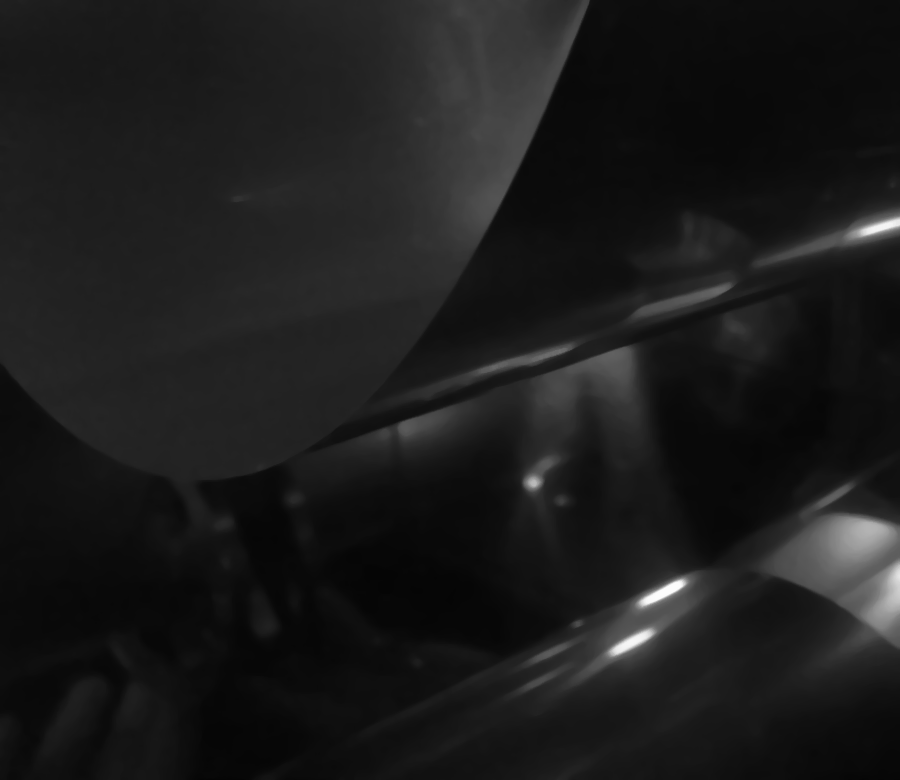
//> input picture Image/lab/blur1_lab.png, 900 x 780 px
$ ./DLIP_Tutorial_ThresholdMorph_trackbar   (built with g++ and OpenCV 4)
//> lines starting //> are read from the running program, lines starting //| are printed output that depends on the picture; after the words box and inside, x2 and y2 are one past the last pixel; in counts of white or black regions, pixels touching at a corner belong together
/*------------------------------------------------------/
* Image Proccessing with Deep Learning
* OpenCV : Threshold using Trackbar Demo
* Created: 2021-Spring
------------------------------------------------------*/

#include <iostream>
#include <opencv2/opencv.hpp>
#include <fstream>

using namespace std;
using namespace cv;

// Global variables for Threshold
int normal = 0;
int threshold_value = 0;
int threshold_type = 0;
int morphology_type = 0;
int morphology_type2 = 0;

int filter_type = 0;

int const max_normalize = 1;
int const max_value = 255;
int const max_th = 8;
int const max_mo = 4;
int const max_BINARY_value = 255;
int const max_filter = 2;

// Global variables for Morphology

Mat origin, src, src_gray, dst, dst_morph, dst_morph2;
Mat dst_filtered, temp;
Mat dst_normalized;

// Trackbar strings

String window_name = "Threshold & Morphology Demo";
String Normalize = "Normalize:";
String trackbar_type = "Thresh Type:";
String trackbar_value = "Thresh Value:";
String trackbar_morph = "Morph Type :";
String trackbar_morph2 = "Morph Type2 :";
String Filter_type = "Filter Type :";


// Function headers
void Threshold_Demo(int, void*);
void Morphology_Demo(int, void*);
void Morphology_Demo2(int, void*);

void Filter_Demo(int, void*);
void plotHist(Mat src, string plotname, int width, int height);
void contour(Mat& src, Mat dst);
Mat resizing(Mat src, int x_size, int y_size);
void Normalize_Demo(int, void*);


int main()
{
    // Load an image
    src = imread("C:\\Users\\hilla\\source\\repos\\DLIP_GH\\Image\\lab\\blur1_lab.png", IMREAD_COLOR);
//> src is the input picture: 780 rows x 900 cols, CV_8UC3; min 5, max 252, mean 27.4

    // Make a copy of the original image to work with
    origin = src.clone(); // 여기에서 원본 이미지의 복사본을 만듭니다.

    // Convert the image to Gray
    cvtColor(src, src_gray, COLOR_BGR2GRAY);


    // Create a window to display the results
    namedWindow(window_name, WINDOW_NORMAL);

    // Create trackbar to choose type of threshold
    createTrackbar(trackbar_type, window_name, &threshold_type, max_th, Threshold_Demo);
    createTrackbar(trackbar_value, window_name, &threshold_value, max_value, Threshold_Demo);
    createTrackbar(trackbar_morph, window_name, &morphology_type, max_mo, Morphology_Demo);
    createTrackbar(trackbar_morph2, window_name, &morphology_type2, max_mo, Morphology_Demo2);
    createTrackbar(Filter_type, window_name, &filter_type, max_filter, Filter_Demo);


    // Call the function to initialize
    Threshold_Demo(0, 0);
    Morphology_Demo(0, 0);
    Morphology_Demo2(0, 0);
    Filter_Demo(0, 0);


    // Wait until user finishes program
    while (true) {
        // Refresh src image from the original before processing
        src = origin.clone(); // 여기에서 원본 이미지로부터 src 이미지를 갱신합니다.

        int c = waitKey(20);
        if (c == 27) // ESC 키를 누르면 종료
            break;
    }
}
// [12 lines left out: function Normalize_Demo, not called in this run]


void Threshold_Demo(int, void*)	// default form of callback function for trackbar
{
    /*
    * 0: Binary
    * 1: Threshold Truncated
    * 2: Threshold to Zero
    * 3: Threshold to Zero Inverted
    * 8: Threshold OTSU
    */

    threshold(src_gray, dst, threshold_value, max_BINARY_value, threshold_type);
//> dst: 780 rows x 900 cols, CV_8UC1; every value is 255
    // imshow(window_name, dst);
    contour(src, dst);
//> in contour, `findContours(dst, contours, hierarchy, RETR_CCOMP, CHAIN_APPROX_SIMPLE);`: contours = 1 contour; box (x1, y1, x2, y2) and area: (0, 0, 900, 780) 700321
//> the loop in contour, `for(int i = 0; i < contours.size(); i++)` made 1 pass
//> after the loop in contour, `for(int i = 0; i < contours.size(); i++)`:
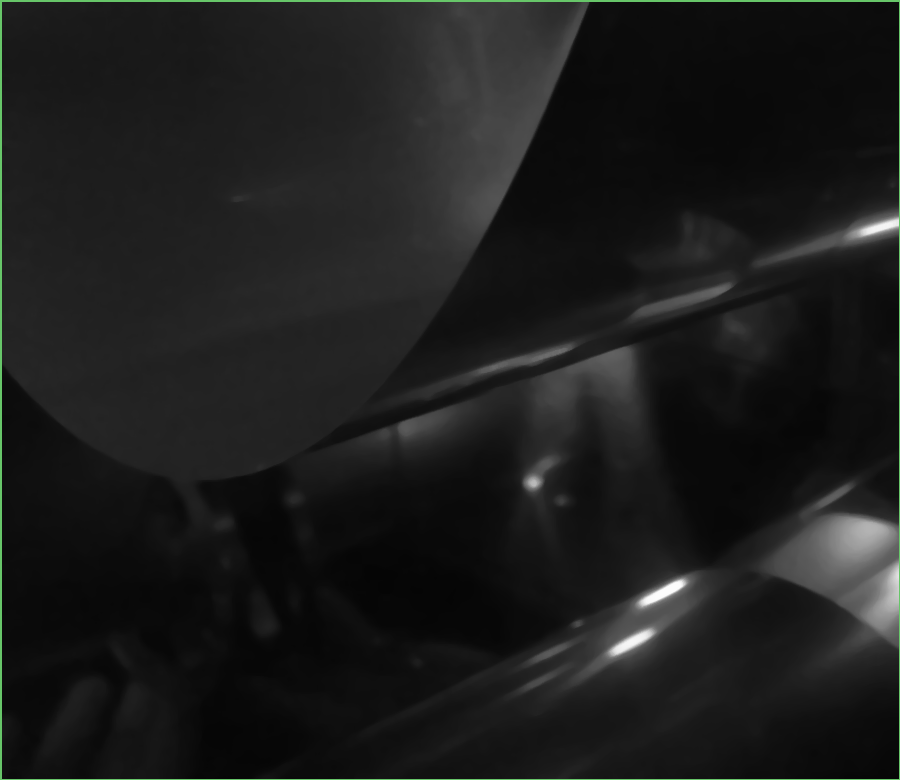
//> src: 780 rows x 900 cols, CV_8UC3; 0.72% of pixels changed, all inside (x1, y1, x2, y2) = (0, 0, 900, 780)
    plotHist(dst,"Histogram", 500, 500);
    imshow("Contours on Original", resizing(src, 750, 750));
    imshow("", resizing(dst, 750, 750));
}

void Morphology_Demo(int, void*)  // default form of callback function for trackbar
{
    int element_shape = MORPH_RECT;		// MORPH_RECT, MORPH_ELIPSE, MORPH_CROSS
    int n = 3;
    Mat element = getStructuringElement(element_shape, Size(n, n));
    /*
    * 0: None
    * 1: Erode
    * 2: Dilate
    * 3: Close
    * 4: Open
    */

    switch (morphology_type) {
        case 0: dst.copyTo(dst_morph);	break;
        case 1: erode(dst, dst_morph, element); break;
        case 2: dilate(dst, dst_morph, element); break;
        case 3: morphologyEx(dst, dst_morph, MORPH_OPEN, element); break;
        case 4: morphologyEx(dst, dst_morph, MORPH_CLOSE, element); break;
    }
    // imshow(window_name, dst_morph);
    contour(src, dst_morph);
    plotHist(dst_morph,"Histogram", 500, 500);
    imshow("Contours on Original", resizing(src, 750, 750));
    imshow("", resizing(dst_morph, 750, 750));
}
void Morphology_Demo2(int, void*)  // default form of callback function for trackbar
{
    int element_shape = MORPH_RECT;		// MORPH_RECT, MORPH_ELIPSE, MORPH_CROSS
    int n = 3;
    Mat element = getStructuringElement(element_shape, Size(n, n));
    /*
    * 0: None
    * 1: Erode
    * 2: Dilate
    * 3: Close
    * 4: Open
    */

    switch (morphology_type2) {
        case 0: dst_morph.copyTo(dst_morph2);	break;
        case 1: erode(dst_morph, dst_morph2, element); break;
        case 2: dilate(dst_morph, dst_morph2, element); break;
        case 3: morphologyEx(dst_morph, dst_morph2, MORPH_OPEN, element); break;
        case 4: morphologyEx(dst_morph, dst_morph2, MORPH_CLOSE, element); break;
    }
    // imshow(window_name, dst_morph);
    contour(src, dst_morph2);
    plotHist(dst_morph2,"Histogram", 500, 500);
    imshow("Contours on Original", resizing(src, 750, 750));
    imshow("", resizing(dst_morph2, 750, 750));
}

void Filter_Demo(int, void*){

    int kernel_size = 9;
    int scale = 1;
    int delta = 0;
    int ddepth = CV_16S;
    int ksize = 9;

    switch(filter_type){
        case 0: dst_morph2.copyTo(dst_filtered); break;
        case 1: GaussianBlur(dst_morph2, dst_filtered, cv::Size(ksize,ksize), 0, 0); break;
        case 2: medianBlur(dst_morph2, dst_filtered, ksize); break;
        case 3:
            cv::Laplacian(dst_morph2, temp, ddepth, kernel_size, scale, delta, cv::BORDER_DEFAULT);
            dst_morph2.convertTo(dst_morph2, CV_16S);
            dst_filtered = dst_morph2 - dst;
            dst_filtered.convertTo(dst_filtered, CV_8U);
            break;
    }
    // imshow(window_name, dst_filtered);
    contour(src, dst_filtered);
    plotHist(dst_filtered,"Histogram", 500, 500);
    imshow("Contours on Original", resizing(src, 750, 750));
    imshow("", resizing(dst_filtered, 750, 750));
}

void plotHist(Mat src, string plotname, int width, int height) {
//> called with plotname = "Histogram", width = 500, height = 500
    /// Compute the histograms
    Mat hist;
    /// Establish the number of bins (for uchar Mat type)
    int histSize = 256;
    /// Set the ranges (for uchar Mat type)
    float range[] = { 0, 256 };

    const float* histRange = { range };
    calcHist(&src, 1, 0, Mat(), hist, 1, &histSize, &histRange);
//> hist = 256 values from 0 to 702000

    double min_val, max_val;
    cv::minMaxLoc(hist, &min_val, &max_val);
//> min_val = 0; max_val = 702000
    Mat hist_normed = hist * height / max_val;
//> hist_normed = 256 values from 0 to 500
    float bin_w = (float)width / histSize;
    Mat histImage(height, width, CV_8UC1, Scalar(255));
    for (int i = 0; i < histSize - 1; i++) {
        line(histImage,
             Point((int)(bin_w * i), height - cvRound(hist_normed.at<float>(i, 0))),
             Point((int)(bin_w * (i + 1)), height - cvRound(hist_normed.at<float>(i + 1, 0))),
             Scalar(0), 2, 8, 0);
    }
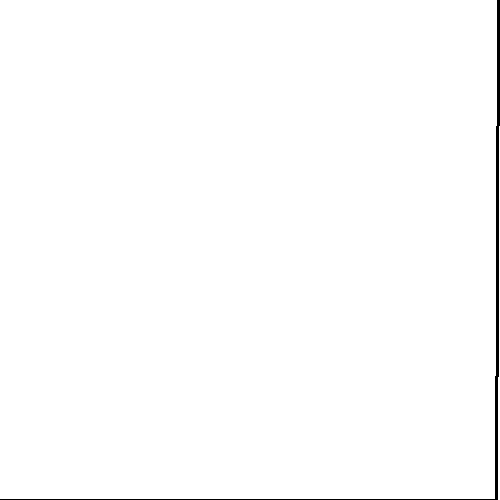
//> histImage: 500 rows x 500 cols, CV_8UC1; 99.2% white; 1 black region, box (x1, y1, x2, y2) and area: (0, 0, 500, 500) 1996

    imshow(plotname, histImage);
}
void contour(Mat& src, Mat dst){
    vector<vector<Point>> contours;
    vector<Vec4i> hierarchy;

    /// Find contours
    findContours(dst, contours, hierarchy, RETR_CCOMP, CHAIN_APPROX_SIMPLE);

    /// Convert the source image to color if it is not already
    for(int i = 0; i < contours.size(); i++)
    {
        if(contourArea(contours[i]) < 250){
            continue;
        }
        else{
            Scalar color = Scalar(rand() & 255, rand() & 255, rand() & 255); // Random color
            Rect boundRect = boundingRect(contours[i]);
            rectangle(src, boundRect.tl(), boundRect.br(), color, 2);
        }
    }
    namedWindow("Contours on Original", WINDOW_AUTOSIZE);

}
Mat resizing(Mat src, int x_size, int y_size){
//> called with x_size = 750, y_size = 750
    Mat sized;
    resize(src ,sized, Size(x_size, y_size));
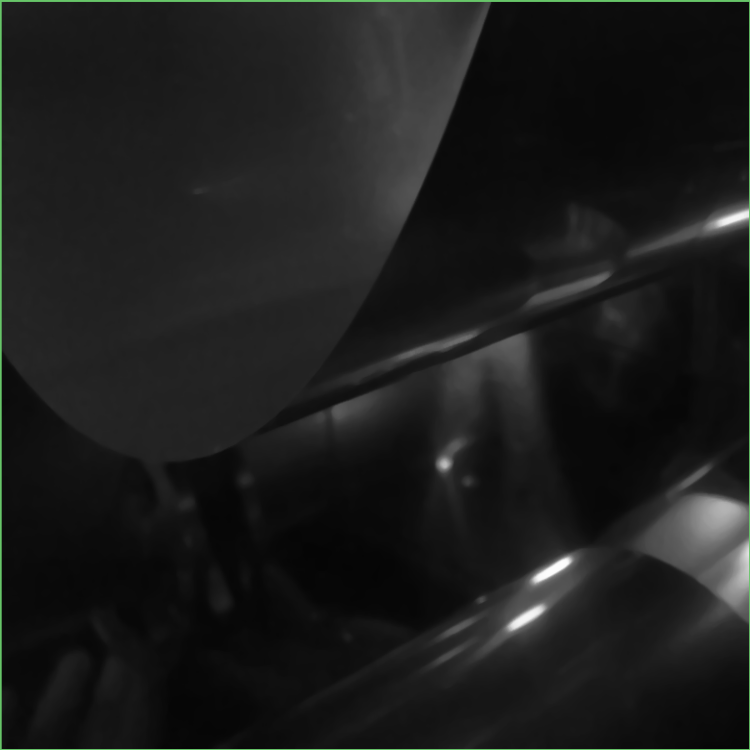
//> sized: 750 rows x 750 cols, CV_8UC3; mean B, G, R 27.9, 28.6, 27.9
//> the loop in contour (call 2), `for(int i = 0; i < contours.size(); i++)` made 1 pass
//> after the loop in contour (call 2), `for(int i = 0; i < contours.size(); i++)`:
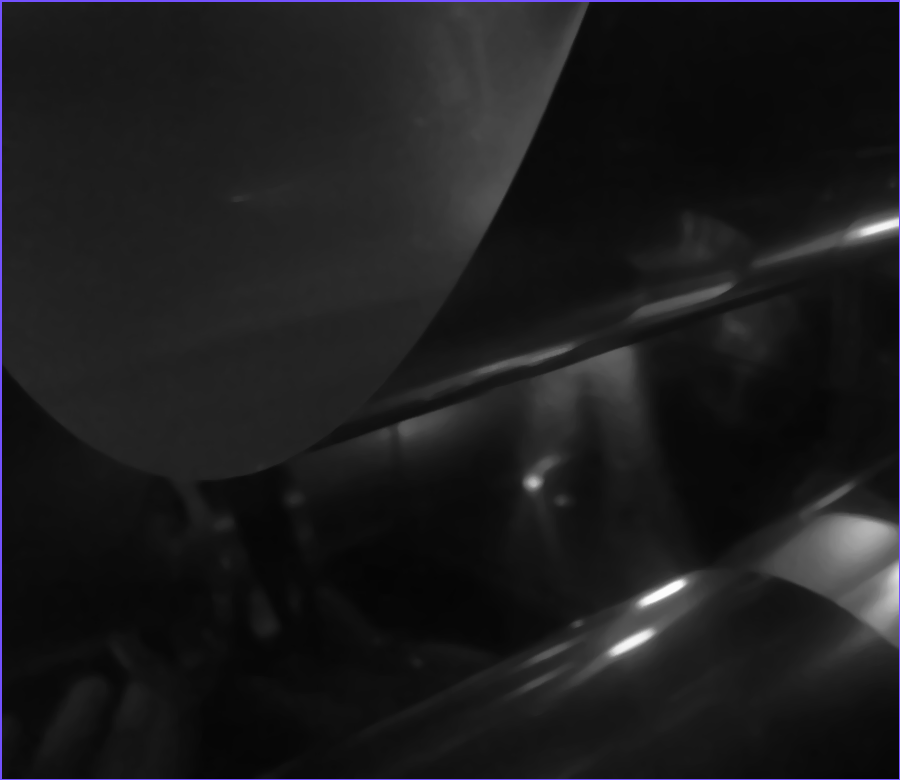
//> src: 780 rows x 900 cols, CV_8UC3; 0.72% of pixels changed, all inside (x1, y1, x2, y2) = (0, 0, 900, 780)
//> the loop in contour (call 3), `for(int i = 0; i < contours.size(); i++)` made 1 pass
//> after the loop in contour (call 3), `for(int i = 0; i < contours.size(); i++)`:
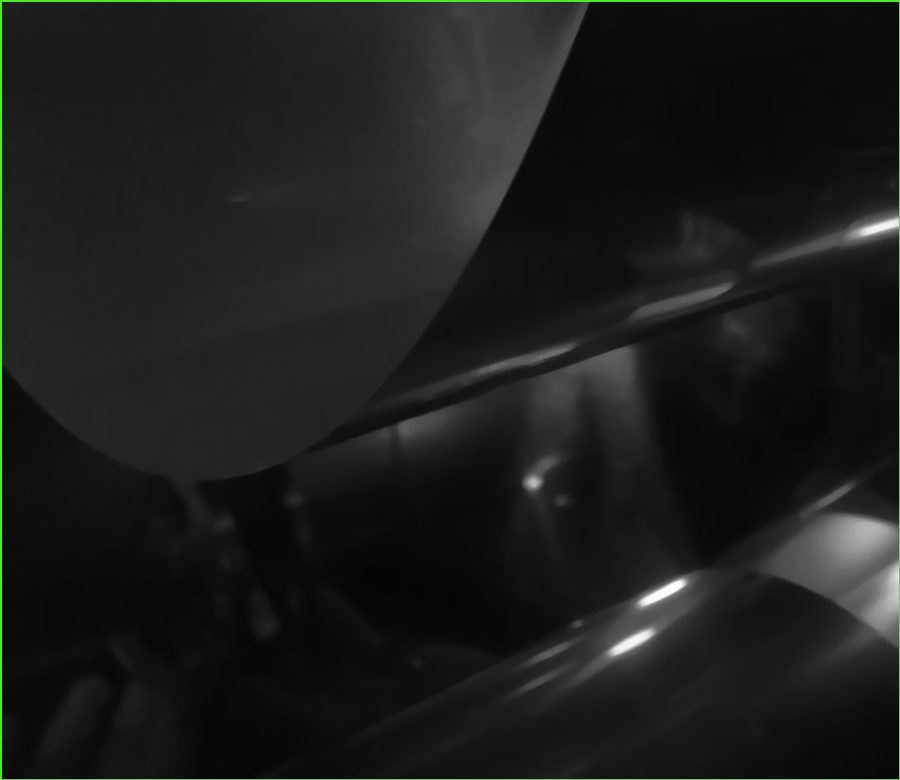
//> src: 780 rows x 900 cols, CV_8UC3; 0.72% of pixels changed, all inside (x1, y1, x2, y2) = (0, 0, 900, 780)
//> the loop in contour (call 4), `for(int i = 0; i < contours.size(); i++)` made 1 pass
//> after the loop in contour (call 4), `for(int i = 0; i < contours.size(); i++)`:
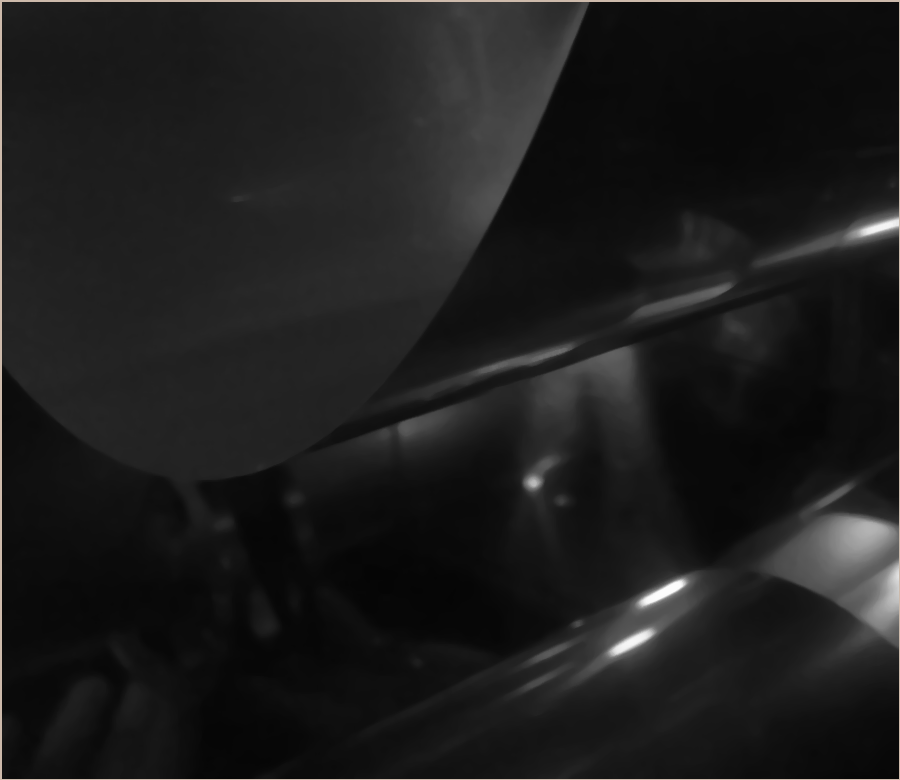
//> src: 780 rows x 900 cols, CV_8UC3; 0.72% of pixels changed, all inside (x1, y1, x2, y2) = (0, 0, 900, 780)
//> the Esc key is pressed
    return sized;
}

$ run again, with Image/lab/blur2_lab.png copied over Image/lab/blur1_lab.png
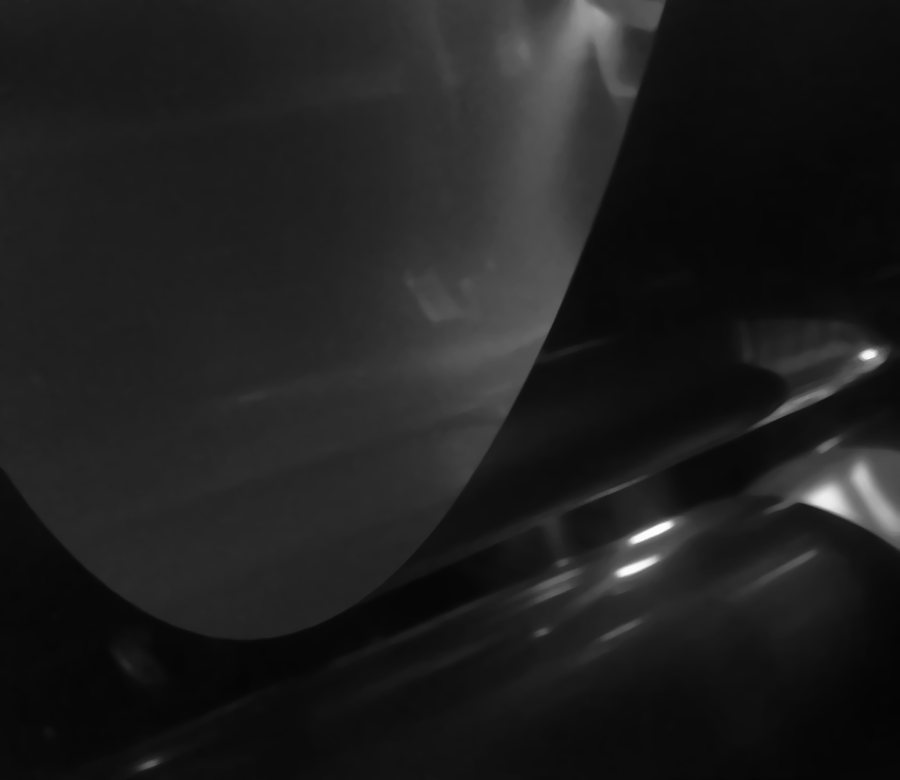
//> input picture Image/lab/blur2_lab.png, 900 x 780 px
//> src is the input picture: 780 rows x 900 cols, CV_8UC3; min 4, max 253, mean 31.1
//> dst: 780 rows x 900 cols, CV_8UC1; every value is 255
//> contours = 1 contour; box (x1, y1, x2, y2) and area: (0, 0, 900, 780) 700321
//> the loop in contour, `for(int i = 0; i < contours.size(); i++)` made 1 pass
//> hist = 256 values from 0 to 702000
//> min_val = 0; max_val = 702000
//> hist_normed = 256 values from 0 to 500
//> sized: 750 rows x 750 cols, CV_8UC1; every value is 255
//> the loop in contour (call 2), `for(int i = 0; i < contours.size(); i++)` made 1 pass
//> sized: 750 rows x 750 cols, CV_8UC3
//> the loop in contour (call 3), `for(int i = 0; i < contours.size(); i++)` made 1 pass
//> after the loop in contour (call 3), `for(int i = 0; i < contours.size(); i++)`:
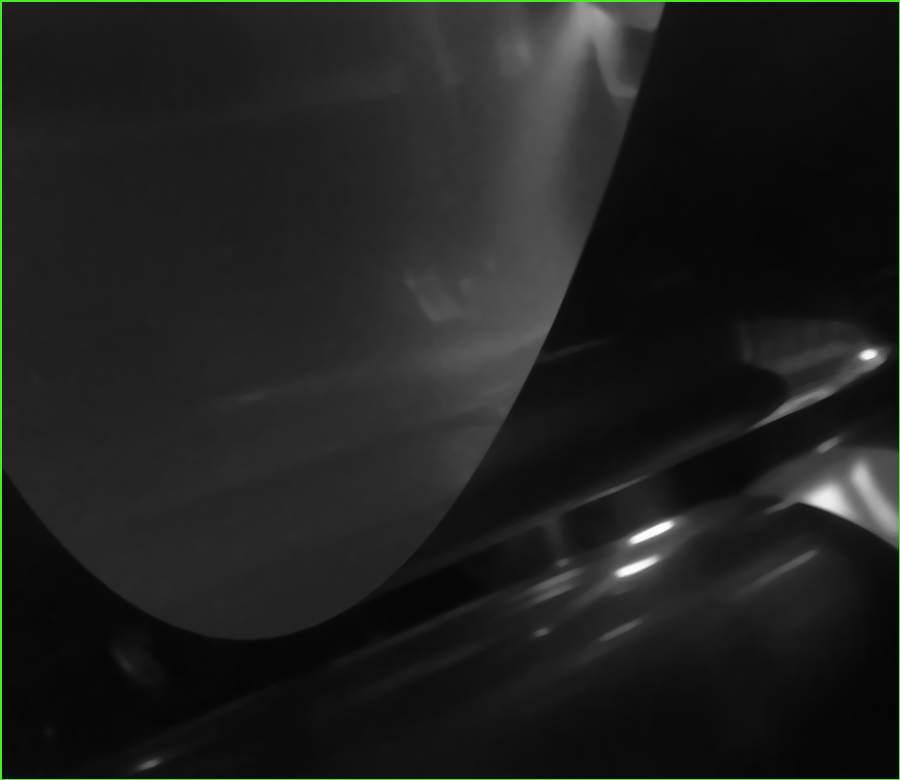
//> src: 780 rows x 900 cols, CV_8UC3; mean B, G, R 31.2, 32.6, 31.4
//> the loop in contour (call 4), `for(int i = 0; i < contours.size(); i++)` made 1 pass
//> after the loop in contour (call 4), `for(int i = 0; i < contours.size(); i++)`:
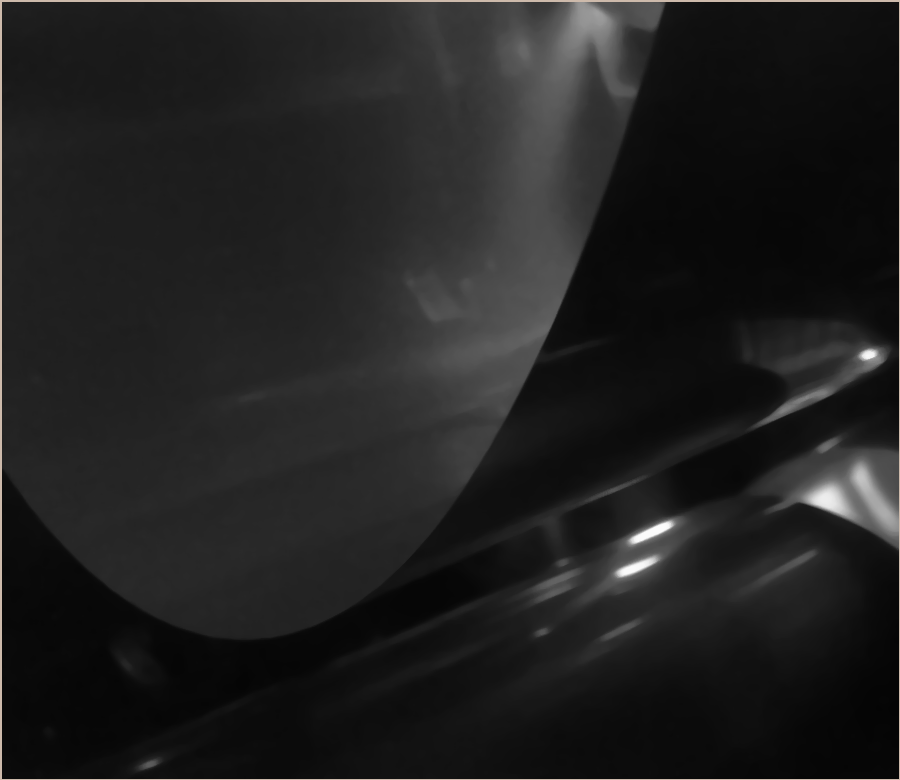
//> src: 780 rows x 900 cols, CV_8UC3; 0.72% of pixels changed, all inside (x1, y1, x2, y2) = (0, 0, 900, 780)
